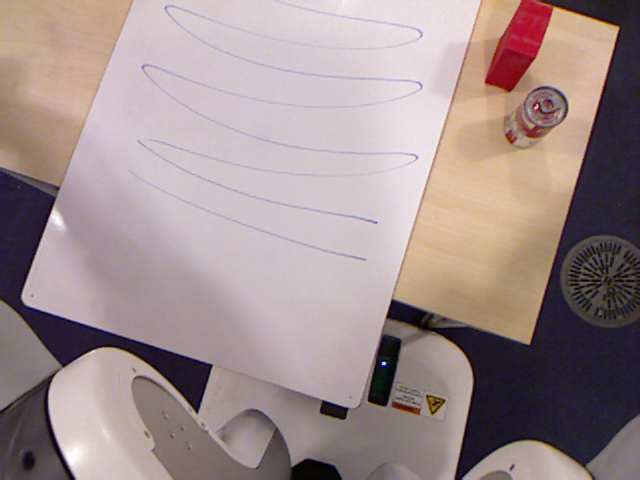
#> input picture cv/partial.png, 640 x 480 px
$ python -i percent_erase.py   (imports and definitions only)   (Python 2 division)
#> lines starting #> are read from the running program, lines starting #| are printed output that depends on the picture; after the words box and inside, x2 and y2 are one past the last pixel; in counts of white or black regions, pixels touching at a corner belong together
#> further down, picture is the input picture: shape (480, 640, 3); mean B, G, R 142, 142.2, 159.7
import cv2
import numpy as np
import pdb
from erase_globals import board_height as h
from erase_globals import board_width as w

#rectify coordinates
#do thresholding on it
#detect portion thresholded
def rectify(im_src, corners):
    #corners of the paper TODO find these through CV
    #pts_src = np.array([[354,410],[19,300],[483,1],[137,-35]])
    #pts_src = np.array([[115.0,94],[474,85],[521,303],[69,311]])
    pts_src = corners
    #  Hard coded destination size ( I think this is ok)
    pts_dst = np.array([[0.0,0],[w, 0],[w, h],[0, h]])

    # Calculate Homography
    H, status = cv2.findHomography(pts_src, pts_dst)

    # Warp source image to destination based on homography
    #im_out = cv2.warpPerspective(im_src, h, (im_src.shape[1],im_src.shape[0]))
    im_out = cv2.warpPerspective(im_src, H, (w,h))
    return im_out

    # Display images
    #cv2.imshow("Source Image", im_src)
    #cv2.imshow("Warped Source Image", im_out)
    #cv2.waitKey(0)

def threshold_img(img, lower, upper):
    hsv = cv2.cvtColor(img, cv2.COLOR_BGR2HSV)
#> hsv: shape (480, 640, 3); mean H, S, V 102.5, 51.6, 162
    # define range of blue color in HSV
    # Threshold the HSV image to get only blue colors
    mask = cv2.inRange(hsv, lower, upper)
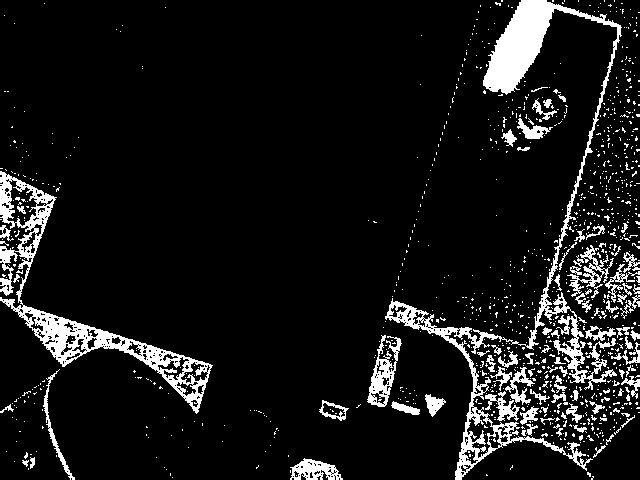
#> mask: shape (480, 640); 9.3% white; 1075 white regions (987 under 20 px), largest, box (x1, y1, x2, y2) and area: (385, 0, 622, 480) 10142, (0, 171, 213, 414) 6303, (367, 335, 402, 407) 976
    # Bitwise-AND mask and original image
    res = cv2.bitwise_and(img,img, mask= mask)
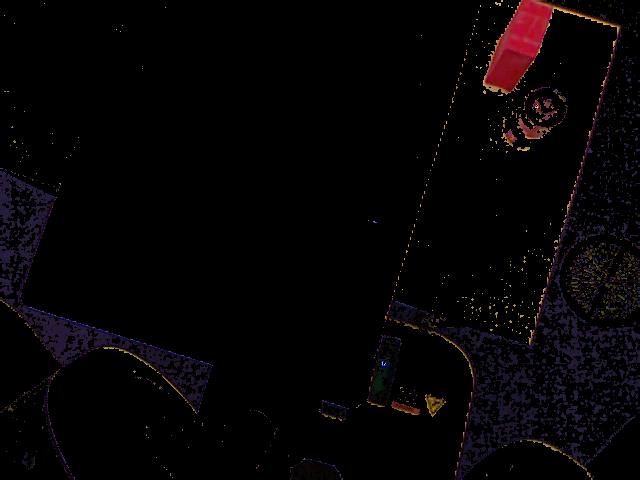
#> res: shape (480, 640, 3); mean B, G, R 4.3, 3.1, 5.6
    #cv2.imshow("thresholded", res)
    #cv2.waitKey(0)
    gray =  cv2.cvtColor(res, cv2.COLOR_RGB2GRAY)
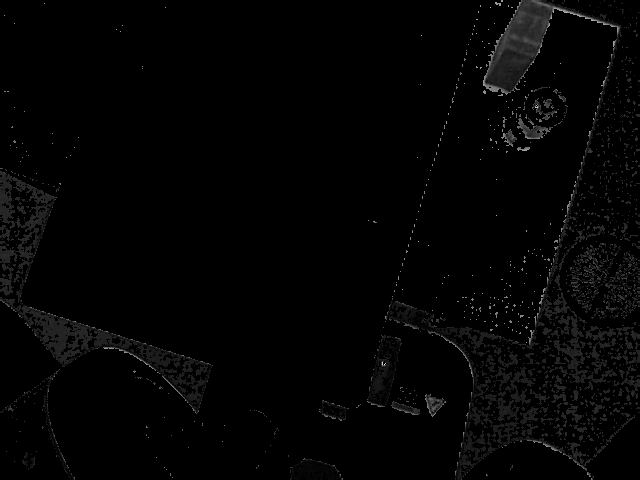
#> gray: shape (480, 640); min 0, max 241, mean 3.7
    return gray


def reward(im_src):
    rectified_img = rectify(im_src)
    lower_marker = np.array([0,110,0])
    upper_marker = np.array([255,255,255])
    lower_white = np.array([0,0,0])
    upper_white = np.array([255,15,255])
    marker_img = threshold_img(rectified_img, lower_marker, upper_marker)
    #white_img = threshold(rectified_img, lower_white, upper_white)
    #percent = percent_erased(marker_img, white_img)
    return percent

def tune_hsv(img):
    #while True:
    if True:
	lower = np.array([0,110,0])
	upper = np.array([255,255,255])
	#lower[0] = int(float(input("lower: ")))
	#upper[0] = int(float(input("upper: ")))
	print lower
	print upper
	threshold_img(img, lower, upper)

# [3 lines not run here, left out]
    #reward(im_src)

>>> import cv2
>>> picture = cv2.imread('partial.png')
>>> result = tune_hsv(picture)
